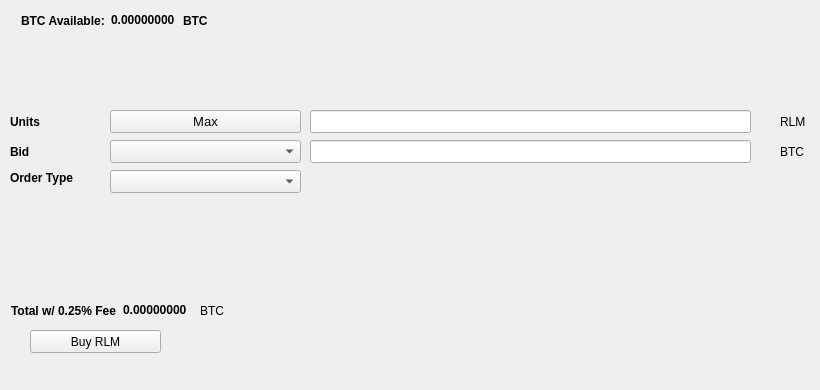
   <widget class="QWidget" name="BuyTab">
    <attribute name="title">
     <string>Buy</string>
    </attribute>
    <widget class="QPushButton" name="BuyRLM">
     <property name="geometry">
      <rect>
       <x>30</x>
       <y>330</y>
       <width>131</width>
       <height>23</height>
      </rect>
     </property>
     <property name="text">
      <string>Buy RLM</string>
     </property>
     <property name="icon">
      <iconset resource="../relarium.qrc">
       <normaloff>:/icons/bitcoin</normaloff>:/icons/bitcoin</iconset>
     </property>
    </widget>
    <widget class="QLabel" name="label_3">
     <property name="geometry">
      <rect>
       <x>10</x>
       <y>110</y>
       <width>46</width>
       <height>23</height>
      </rect>
     </property>
     <property name="font">
      <font>
       <weight>75</weight>
       <bold>true</bold>
      </font>
     </property>
     <property name="text">
      <string>Units</string>
     </property>
    </widget>
    <widget class="QLineEdit" name="UnitsInput">
     <property name="geometry">
      <rect>
       <x>310</x>
       <y>110</y>
       <width>441</width>
       <height>23</height>
      </rect>
     </property>
     <property name="font">
      <font>
       <pointsize>9</pointsize>
       <weight>75</weight>
       <bold>true</bold>
      </font>
     </property>
    </widget>
    <widget class="QLineEdit" name="BuyBidPriceEdit">
     <property name="geometry">
      <rect>
       <x>310</x>
       <y>140</y>
       <width>441</width>
       <height>23</height>
      </rect>
     </property>
     <property name="font">
      <font>
       <pointsize>9</pointsize>
       <weight>75</weight>
       <bold>true</bold>
      </font>
     </property>
    </widget>
    <widget class="QLabel" name="label_4">
     <property name="geometry">
      <rect>
       <x>780</x>
       <y>110</y>
       <width>31</width>
       <height>23</height>
      </rect>
     </property>
     <property name="text">
      <string>RLM</string>
     </property>
    </widget>
    <widget class="QLabel" name="label_5">
     <property name="geometry">
      <rect>
       <x>780</x>
       <y>140</y>
       <width>31</width>
       <height>23</height>
      </rect>
     </property>
     <property name="text">
      <string>BTC</string>
     </property>
    </widget>
    <widget class="QLabel" name="label_6">
     <property name="geometry">
      <rect>
       <x>10</x>
       <y>140</y>
       <width>46</width>
       <height>23</height>
      </rect>
     </property>
     <property name="font">
      <font>
       <weight>75</weight>
       <bold>true</bold>
      </font>
     </property>
     <property name="text">
      <string>Bid</string>
     </property>
    </widget>
    <widget class="QLabel" name="label_7">
     <property name="geometry">
      <rect>
       <x>10</x>
       <y>170</y>
       <width>91</width>
       <height>16</height>
      </rect>
     </property>
     <property name="font">
      <font>
       <weight>75</weight>
       <bold>true</bold>
      </font>
     </property>
     <property name="text">
      <string>Order Type</string>
     </property>
    </widget>
    <widget class="QPushButton" name="Buy_Max_Amount">
     <property name="geometry">
      <rect>
       <x>110</x>
       <y>110</y>
       <width>191</width>
       <height>23</height>
      </rect>
     </property>
     <property name="font">
      <font>
       <pointsize>10</pointsize>
      </font>
     </property>
     <property name="text">
      <string>Max</string>
     </property>
    </widget>
    <widget class="QComboBox" name="BuyBidcomboBox">
     <property name="geometry">
      <rect>
       <x>110</x>
       <y>140</y>
       <width>191</width>
       <height>23</height>
      </rect>
     </property>
     <property name="font">
      <font>
       <pointsize>10</pointsize>
      </font>
     </property>
    </widget>
    <widget class="QComboBox" name="buyOrdertypeCombo">
     <property name="geometry">
      <rect>
       <x>110</x>
       <y>170</y>
       <width>191</width>
       <height>23</height>
      </rect>
     </property>
     <property name="font">
      <font>
       <pointsize>10</pointsize>
      </font>
     </property>
    </widget>
    <widget class="QWidget" name="layoutWidget1">
     <property name="geometry">
      <rect>
       <x>21</x>
       <y>11</y>
       <width>227</width>
       <height>19</height>
      </rect>
     </property>
     <layout class="QHBoxLayout" name="horizontalLayout_3">
      <item>
       <widget class="QLabel" name="label232">
        <property name="font">
         <font>
          <weight>75</weight>
          <bold>true</bold>
         </font>
        </property>
        <property name="text">
         <string>BTC Available:</string>
        </property>
       </widget>
      </item>
      <item>
       <widget class="QLabel" name="BtcAvailableLbl">
        <property name="palette">
         <palette>
          <active>
           <colorrole role="WindowText">
            <brush brushstyle="SolidPattern">
             <color alpha="255">
              <red>0</red>
              <green>0</green>
              <blue>0</blue>
             </color>
            </brush>
           </colorrole>
           <colorrole role="Button">
            <brush brushstyle="SolidPattern">
             <color alpha="255">
              <red>0</red>
              <green>170</green>
              <blue>0</blue>
             </color>
            </brush>
           </colorrole>
           <colorrole role="Light">
            <brush brushstyle="SolidPattern">
             <color alpha="255">
              <red>0</red>
              <green>255</green>
              <blue>0</blue>
             </color>
            </brush>
           </colorrole>
           <colorrole role="Midlight">
            <brush brushstyle="SolidPattern">
             <color alpha="255">
              <red>0</red>
              <green>212</green>
              <blue>0</blue>
             </color>
            </brush>
           </colorrole>
           <colorrole role="Dark">
            <brush brushstyle="SolidPattern">
             <color alpha="255">
              <red>0</red>
              <green>85</green>
              <blue>0</blue>
             </color>
            </brush>
           </colorrole>
           <colorrole role="Mid">
            <brush brushstyle="SolidPattern">
             <color alpha="255">
              <red>0</red>
              <green>113</green>
              <blue>0</blue>
             </color>
            </brush>
           </colorrole>
           <colorrole role="Text">
            <brush brushstyle="SolidPattern">
             <color alpha="255">
              <red>0</red>
              <green>170</green>
              <blue>0</blue>
             </color>
            </brush>
           </colorrole>
           <colorrole role="BrightText">
            <brush brushstyle="SolidPattern">
             <color alpha="255">
              <red>255</red>
              <green>255</green>
              <blue>255</blue>
             </color>
            </brush>
           </colorrole>
           <colorrole role="ButtonText">
            <brush brushstyle="SolidPattern">
             <color alpha="255">
              <red>0</red>
              <green>0</green>
              <blue>0</blue>
             </color>
            </brush>
           </colorrole>
           <colorrole role="Base">
            <brush brushstyle="SolidPattern">
             <color alpha="255">
              <red>255</red>
              <green>255</green>
              <blue>255</blue>
             </color>
            </brush>
           </colorrole>
           <colorrole role="Window">
            <brush brushstyle="SolidPattern">
             <color alpha="255">
              <red>0</red>
              <green>170</green>
              <blue>0</blue>
             </color>
            </brush>
           </colorrole>
           <colorrole role="Shadow">
            <brush brushstyle="SolidPattern">
             <color alpha="255">
              <red>0</red>
              <green>0</green>
              <blue>0</blue>
             </color>
            </brush>
           </colorrole>
           <colorrole role="AlternateBase">
            <brush brushstyle="SolidPattern">
             <color alpha="255">
              <red>127</red>
              <green>212</green>
              <blue>127</blue>
             </color>
            </brush>
           </colorrole>
           <colorrole role="ToolTipBase">
            <brush brushstyle="SolidPattern">
             <color alpha="255">
              <red>255</red>
              <green>255</green>
              <blue>220</blue>
             </color>
            </brush>
           </colorrole>
           <colorrole role="ToolTipText">
            <brush brushstyle="SolidPattern">
             <color alpha="255">
              <red>0</red>
              <green>0</green>
              <blue>0</blue>
             </color>
            </brush>
           </colorrole>
          </active>
          <inactive>
           <colorrole role="WindowText">
            <brush brushstyle="SolidPattern">
             <color alpha="255">
              <red>0</red>
              <green>0</green>
              <blue>0</blue>
             </color>
            </brush>
           </colorrole>
           <colorrole role="Button">
            <brush brushstyle="SolidPattern">
             <color alpha="255">
              <red>0</red>
              <green>170</green>
              <blue>0</blue>
             </color>
            </brush>
           </colorrole>
           <colorrole role="Light">
            <brush brushstyle="SolidPattern">
             <color alpha="255">
              <red>0</red>
              <green>255</green>
              <blue>0</blue>
             </color>
            </brush>
           </colorrole>
           <colorrole role="Midlight">
            <brush brushstyle="SolidPattern">
             <color alpha="255">
              <red>0</red>
              <green>212</green>
              <blue>0</blue>
             </color>
            </brush>
           </colorrole>
           <colorrole role="Dark">
            <brush brushstyle="SolidPattern">
             <color alpha="255">
              <red>0</red>
              <green>85</green>
              <blue>0</blue>
             </color>
            </brush>
           </colorrole>
           <colorrole role="Mid">
            <brush brushstyle="SolidPattern">
             <color alpha="255">
              <red>0</red>
              <green>113</green>
              <blue>0</blue>
             </color>
            </brush>
           </colorrole>
           <colorrole role="Text">
            <brush brushstyle="SolidPattern">
             <color alpha="255">
              <red>0</red>
              <green>170</green>
              <blue>0</blue>
             </color>
            </brush>
           </colorrole>
           <colorrole role="BrightText">
            <brush brushstyle="SolidPattern">
             <color alpha="255">
              <red>255</red>
              <green>255</green>
              <blue>255</blue>
             </color>
            </brush>
           </colorrole>
           <colorrole role="ButtonText">
            <brush brushstyle="SolidPattern">
             <color alpha="255">
              <red>0</red>
              <green>0</green>
              <blue>0</blue>
             </color>
            </brush>
           </colorrole>
           <colorrole role="Base">
            <brush brushstyle="SolidPattern">
             <color alpha="255">
              <red>255</red>
              <green>255</green>
              <blue>255</blue>
             </color>
            </brush>
           </colorrole>
           <colorrole role="Window">
            <brush brushstyle="SolidPattern">
             <color alpha="255">
              <red>0</red>
              <green>170</green>
              <blue>0</blue>
             </color>
            </brush>
           </colorrole>
           <colorrole role="Shadow">
            <brush brushstyle="SolidPattern">
             <color alpha="255">
              <red>0</red>
              <green>0</green>
              <blue>0</blue>
             </color>
            </brush>
           </colorrole>
           <colorrole role="AlternateBase">
            <brush brushstyle="SolidPattern">
             <color alpha="255">
              <red>127</red>
              <green>212</green>
              <blue>127</blue>
             </color>
            </brush>
           </colorrole>
           <colorrole role="ToolTipBase">
            <brush brushstyle="SolidPattern">
             <color alpha="255">
              <red>255</red>
              <green>255</green>
              <blue>220</blue>
             </color>
            </brush>
           </colorrole>
           <colorrole role="ToolTipText">
            <brush brushstyle="SolidPattern">
             <color alpha="255">
              <red>0</red>
              <green>0</green>
              <blue>0</blue>
             </color>
            </brush>
           </colorrole>
          </inactive>
          <disabled>
           <colorrole role="WindowText">
            <brush brushstyle="SolidPattern">
             <color alpha="255">
              <red>0</red>
              <green>85</green>
              <blue>0</blue>
             </color>
            </brush>
           </colorrole>
           <colorrole role="Button">
            <brush brushstyle="SolidPattern">
             <color alpha="255">
              <red>0</red>
              <green>170</green>
              <blue>0</blue>
             </color>
            </brush>
           </colorrole>
           <colorrole role="Light">
            <brush brushstyle="SolidPattern">
             <color alpha="255">
              <red>0</red>
              <green>255</green>
              <blue>0</blue>
             </color>
            </brush>
           </colorrole>
           <colorrole role="Midlight">
            <brush brushstyle="SolidPattern">
             <color alpha="255">
              <red>0</red>
              <green>212</green>
              <blue>0</blue>
             </color>
            </brush>
           </colorrole>
           <colorrole role="Dark">
            <brush brushstyle="SolidPattern">
             <color alpha="255">
              <red>0</red>
              <green>85</green>
              <blue>0</blue>
             </color>
            </brush>
           </colorrole>
           <colorrole role="Mid">
            <brush brushstyle="SolidPattern">
             <color alpha="255">
              <red>0</red>
              <green>113</green>
              <blue>0</blue>
             </color>
            </brush>
           </colorrole>
           <colorrole role="Text">
            <brush brushstyle="SolidPattern">
             <color alpha="255">
              <red>0</red>
              <green>85</green>
              <blue>0</blue>
             </color>
            </brush>
           </colorrole>
           <colorrole role="BrightText">
            <brush brushstyle="SolidPattern">
             <color alpha="255">
              <red>255</red>
              <green>255</green>
              <blue>255</blue>
             </color>
            </brush>
           </colorrole>
           <colorrole role="ButtonText">
            <brush brushstyle="SolidPattern">
             <color alpha="255">
              <red>0</red>
              <green>85</green>
              <blue>0</blue>
             </color>
            </brush>
           </colorrole>
           <colorrole role="Base">
            <brush brushstyle="SolidPattern">
             <color alpha="255">
              <red>0</red>
              <green>170</green>
              <blue>0</blue>
             </color>
            </brush>
           </colorrole>
           <colorrole role="Window">
            <brush brushstyle="SolidPattern">
             <color alpha="255">
              <red>0</red>
              <green>170</green>
              <blue>0</blue>
             </color>
            </brush>
           </colorrole>
           <colorrole role="Shadow">
            <brush brushstyle="SolidPattern">
             <color alpha="255">
              <red>0</red>
              <green>0</green>
              <blue>0</blue>
             </color>
            </brush>
           </colorrole>
           <colorrole role="AlternateBase">
            <brush brushstyle="SolidPattern">
             <color alpha="255">
              <red>0</red>
              <green>170</green>
              <blue>0</blue>
             </color>
            </brush>
           </colorrole>
           <colorrole role="ToolTipBase">
            <brush brushstyle="SolidPattern">
             <color alpha="255">
              <red>255</red>
              <green>255</green>
              <blue>220</blue>
             </color>
            </brush>
           </colorrole>
           <colorrole role="ToolTipText">
            <brush brushstyle="SolidPattern">
             <color alpha="255">
              <red>0</red>
              <green>0</green>
              <blue>0</blue>
             </color>
            </brush>
           </colorrole>
          </disabled>
         </palette>
        </property>
        <property name="font">
         <font>
          <weight>75</weight>
          <bold>true</bold>
         </font>
        </property>
        <property name="text">
         <string>0.00000000</string>
        </property>
        <property name="textInteractionFlags">
         <set>Qt::LinksAccessibleByMouse|Qt::TextSelectableByKeyboard|Qt::TextSelectableByMouse</set>
        </property>
       </widget>
      </item>
      <item>
       <widget class="QLabel" name="BtcAvailableLbl_2">
        <property name="font">
         <font>
          <weight>75</weight>
          <bold>true</bold>
         </font>
        </property>
        <property name="text">
         <string>BTC</string>
        </property>
       </widget>
      </item>
     </layout>
    </widget>
    <widget class="QWidget" name="layoutWidge2">
     <property name="geometry">
      <rect>
       <x>11</x>
       <y>301</y>
       <width>259</width>
       <height>19</height>
      </rect>
     </property>
     <layout class="QHBoxLayout" name="horizontalLayout_4">
      <item>
       <widget class="QLabel" name="label_9">
        <property name="font">
         <font>
          <weight>75</weight>
          <bold>true</bold>
         </font>
        </property>
        <property name="text">
         <string>Total w/ 0.25% Fee</string>
        </property>
       </widget>
      </item>
      <item>
       <widget class="QLabel" name="BuyCostLabel">
        <property name="palette">
         <palette>
          <active>
           <colorrole role="WindowText">
            <brush brushstyle="SolidPattern">
             <color alpha="255">
              <red>0</red>
              <green>0</green>
              <blue>0</blue>
             </color>
            </brush>
           </colorrole>
           <colorrole role="Button">
            <brush brushstyle="SolidPattern">
             <color alpha="255">
              <red>0</red>
              <green>170</green>
              <blue>0</blue>
             </color>
            </brush>
           </colorrole>
           <colorrole role="Light">
            <brush brushstyle="SolidPattern">
             <color alpha="255">
              <red>0</red>
              <green>255</green>
              <blue>0</blue>
             </color>
            </brush>
           </colorrole>
           <colorrole role="Midlight">
            <brush brushstyle="SolidPattern">
             <color alpha="255">
              <red>0</red>
              <green>212</green>
              <blue>0</blue>
             </color>
            </brush>
           </colorrole>
           <colorrole role="Dark">
            <brush brushstyle="SolidPattern">
             <color alpha="255">
              <red>0</red>
              <green>85</green>
              <blue>0</blue>
             </color>
            </brush>
           </colorrole>
           <colorrole role="Mid">
            <brush brushstyle="SolidPattern">
             <color alpha="255">
              <red>0</red>
              <green>113</green>
              <blue>0</blue>
             </color>
            </brush>
           </colorrole>
           <colorrole role="Text">
            <brush brushstyle="SolidPattern">
             <color alpha="255">
              <red>0</red>
              <green>170</green>
              <blue>0</blue>
             </color>
            </brush>
           </colorrole>
           <colorrole role="BrightText">
            <brush brushstyle="SolidPattern">
             <color alpha="255">
              <red>255</red>
              <green>255</green>
              <blue>255</blue>
             </color>
            </brush>
           </colorrole>
           <colorrole role="ButtonText">
            <brush brushstyle="SolidPattern">
             <color alpha="255">
              <red>0</red>
              <green>0</green>
              <blue>0</blue>
             </color>
            </brush>
           </colorrole>
           <colorrole role="Base">
            <brush brushstyle="SolidPattern">
             <color alpha="255">
              <red>255</red>
              <green>255</green>
              <blue>255</blue>
             </color>
            </brush>
           </colorrole>
           <colorrole role="Window">
            <brush brushstyle="SolidPattern">
             <color alpha="255">
              <red>0</red>
              <green>170</green>
              <blue>0</blue>
             </color>
            </brush>
           </colorrole>
           <colorrole role="Shadow">
            <brush brushstyle="SolidPattern">
             <color alpha="255">
              <red>0</red>
              <green>0</green>
              <blue>0</blue>
             </color>
            </brush>
           </colorrole>
           <colorrole role="AlternateBase">
            <brush brushstyle="SolidPattern">
             <color alpha="255">
              <red>127</red>
              <green>212</green>
              <blue>127</blue>
             </color>
            </brush>
           </colorrole>
           <colorrole role="ToolTipBase">
            <brush brushstyle="SolidPattern">
             <color alpha="255">
              <red>255</red>
              <green>255</green>
              <blue>220</blue>
             </color>
            </brush>
           </colorrole>
           <colorrole role="ToolTipText">
            <brush brushstyle="SolidPattern">
             <color alpha="255">
              <red>0</red>
              <green>0</green>
              <blue>0</blue>
             </color>
            </brush>
           </colorrole>
          </active>
          <inactive>
           <colorrole role="WindowText">
            <brush brushstyle="SolidPattern">
             <color alpha="255">
              <red>0</red>
              <green>0</green>
              <blue>0</blue>
             </color>
            </brush>
           </colorrole>
           <colorrole role="Button">
            <brush brushstyle="SolidPattern">
             <color alpha="255">
              <red>0</red>
              <green>170</green>
              <blue>0</blue>
             </color>
            </brush>
           </colorrole>
           <colorrole role="Light">
            <brush brushstyle="SolidPattern">
             <color alpha="255">
              <red>0</red>
              <green>255</green>
              <blue>0</blue>
             </color>
            </brush>
           </colorrole>
           <colorrole role="Midlight">
            <brush brushstyle="SolidPattern">
             <color alpha="255">
              <red>0</red>
              <green>212</green>
              <blue>0</blue>
             </color>
            </brush>
           </colorrole>
           <colorrole role="Dark">
            <brush brushstyle="SolidPattern">
             <color alpha="255">
              <red>0</red>
              <green>85</green>
              <blue>0</blue>
             </color>
            </brush>
           </colorrole>
           <colorrole role="Mid">
            <brush brushstyle="SolidPattern">
             <color alpha="255">
              <red>0</red>
              <green>113</green>
              <blue>0</blue>
             </color>
            </brush>
           </colorrole>
           <colorrole role="Text">
            <brush brushstyle="SolidPattern">
             <color alpha="255">
              <red>0</red>
              <green>170</green>
              <blue>0</blue>
             </color>
            </brush>
           </colorrole>
           <colorrole role="BrightText">
            <brush brushstyle="SolidPattern">
             <color alpha="255">
              <red>255</red>
              <green>255</green>
              <blue>255</blue>
             </color>
            </brush>
           </colorrole>
           <colorrole role="ButtonText">
            <brush brushstyle="SolidPattern">
             <color alpha="255">
              <red>0</red>
              <green>0</green>
              <blue>0</blue>
             </color>
            </brush>
           </colorrole>
           <colorrole role="Base">
            <brush brushstyle="SolidPattern">
             <color alpha="255">
              <red>255</red>
              <green>255</green>
              <blue>255</blue>
             </color>
            </brush>
           </colorrole>
           <colorrole role="Window">
            <brush brushstyle="SolidPattern">
             <color alpha="255">
              <red>0</red>
              <green>170</green>
              <blue>0</blue>
             </color>
            </brush>
           </colorrole>
           <colorrole role="Shadow">
            <brush brushstyle="SolidPattern">
             <color alpha="255">
              <red>0</red>
              <green>0</green>
              <blue>0</blue>
             </color>
            </brush>
           </colorrole>
           <colorrole role="AlternateBase">
            <brush brushstyle="SolidPattern">
             <color alpha="255">
              <red>127</red>
              <green>212</green>
              <blue>127</blue>
             </color>
            </brush>
           </colorrole>
           <colorrole role="ToolTipBase">
            <brush brushstyle="SolidPattern">
             <color alpha="255">
              <red>255</red>
              <green>255</green>
              <blue>220</blue>
             </color>
            </brush>
           </colorrole>
           <colorrole role="ToolTipText">
            <brush brushstyle="SolidPattern">
             <color alpha="255">
              <red>0</red>
              <green>0</green>
              <blue>0</blue>
             </color>
            </brush>
           </colorrole>
          </inactive>
          <disabled>
           <colorrole role="WindowText">
            <brush brushstyle="SolidPattern">
             <color alpha="255">
              <red>0</red>
              <green>85</green>
              <blue>0</blue>
             </color>
            </brush>
           </colorrole>
           <colorrole role="Button">
            <brush brushstyle="SolidPattern">
             <color alpha="255">
              <red>0</red>
              <green>170</green>
              <blue>0</blue>
             </color>
            </brush>
           </colorrole>
           <colorrole role="Light">
            <brush brushstyle="SolidPattern">
             <color alpha="255">
              <red>0</red>
              <green>255</green>
              <blue>0</blue>
             </color>
            </brush>
           </colorrole>
           <colorrole role="Midlight">
            <brush brushstyle="SolidPattern">
             <color alpha="255">
              <red>0</red>
              <green>212</green>
              <blue>0</blue>
             </color>
            </brush>
           </colorrole>
           <colorrole role="Dark">
            <brush brushstyle="SolidPattern">
             <color alpha="255">
              <red>0</red>
              <green>85</green>
              <blue>0</blue>
             </color>
            </brush>
           </colorrole>
           <colorrole role="Mid">
            <brush brushstyle="SolidPattern">
             <color alpha="255">
              <red>0</red>
              <green>113</green>
              <blue>0</blue>
             </color>
            </brush>
           </colorrole>
           <colorrole role="Text">
            <brush brushstyle="SolidPattern">
             <color alpha="255">
              <red>0</red>
              <green>85</green>
              <blue>0</blue>
             </color>
            </brush>
           </colorrole>
           <colorrole role="BrightText">
            <brush brushstyle="SolidPattern">
             <color alpha="255">
              <red>255</red>
              <green>255</green>
              <blue>255</blue>
             </color>
            </brush>
           </colorrole>
           <colorrole role="ButtonText">
            <brush brushstyle="SolidPattern">
             <color alpha="255">
              <red>0</red>
              <green>85</green>
              <blue>0</blue>
             </color>
            </brush>
           </colorrole>
           <colorrole role="Base">
            <brush brushstyle="SolidPattern">
             <color alpha="255">
              <red>0</red>
              <green>170</green>
              <blue>0</blue>
             </color>
            </brush>
           </colorrole>
           <colorrole role="Window">
            <brush brushstyle="SolidPattern">
             <color alpha="255">
              <red>0</red>
              <green>170</green>
              <blue>0</blue>
             </color>
            </brush>
           </colorrole>
           <colorrole role="Shadow">
            <brush brushstyle="SolidPattern">
             <color alpha="255">
              <red>0</red>
              <green>0</green>
              <blue>0</blue>
             </color>
            </brush>
           </colorrole>
           <colorrole role="AlternateBase">
            <brush brushstyle="SolidPattern">
             <color alpha="255">
              <red>0</red>
              <green>170</green>
              <blue>0</blue>
             </color>
            </brush>
           </colorrole>
           <colorrole role="ToolTipBase">
            <brush brushstyle="SolidPattern">
             <color alpha="255">
              <red>255</red>
              <green>255</green>
              <blue>220</blue>
             </color>
            </brush>
           </colorrole>
           <colorrole role="ToolTipText">
            <brush brushstyle="SolidPattern">
             <color alpha="255">
              <red>0</red>
              <green>0</green>
              <blue>0</blue>
             </color>
            </brush>
           </colorrole>
          </disabled>
         </palette>
        </property>
        <property name="font">
         <font>
          <weight>75</weight>
          <bold>true</bold>
         </font>
        </property>
        <property name="autoFillBackground">
         <bool>false</bool>
        </property>
        <property name="text">
         <string>0.00000000</string>
        </property>
        <property name="textInteractionFlags">
         <set>Qt::LinksAccessibleByMouse|Qt::TextSelectableByMouse</set>
        </property>
       </widget>
      </item>
      <item>
       <widget class="QLabel" name="label_10">
        <property name="font">
         <font>
          <weight>50</weight>
          <bold>false</bold>
         </font>
        </property>
        <property name="text">
         <string>BTC</string>
        </property>
       </widget>
      </item>
     </layout>
    </widget>
    <widget class="QLabel" name="label_24">
     <property name="geometry">
      <rect>
       <x>460</x>
       <y>300</y>
       <width>281</width>
       <height>81</height>
      </rect>
     </property>
     <property name="text">
      <string/>
     </property>
     <property name="pixmap">
      <pixmap>:/images/bittrex</pixmap>
     </property>
    </widget>
   </widget>
